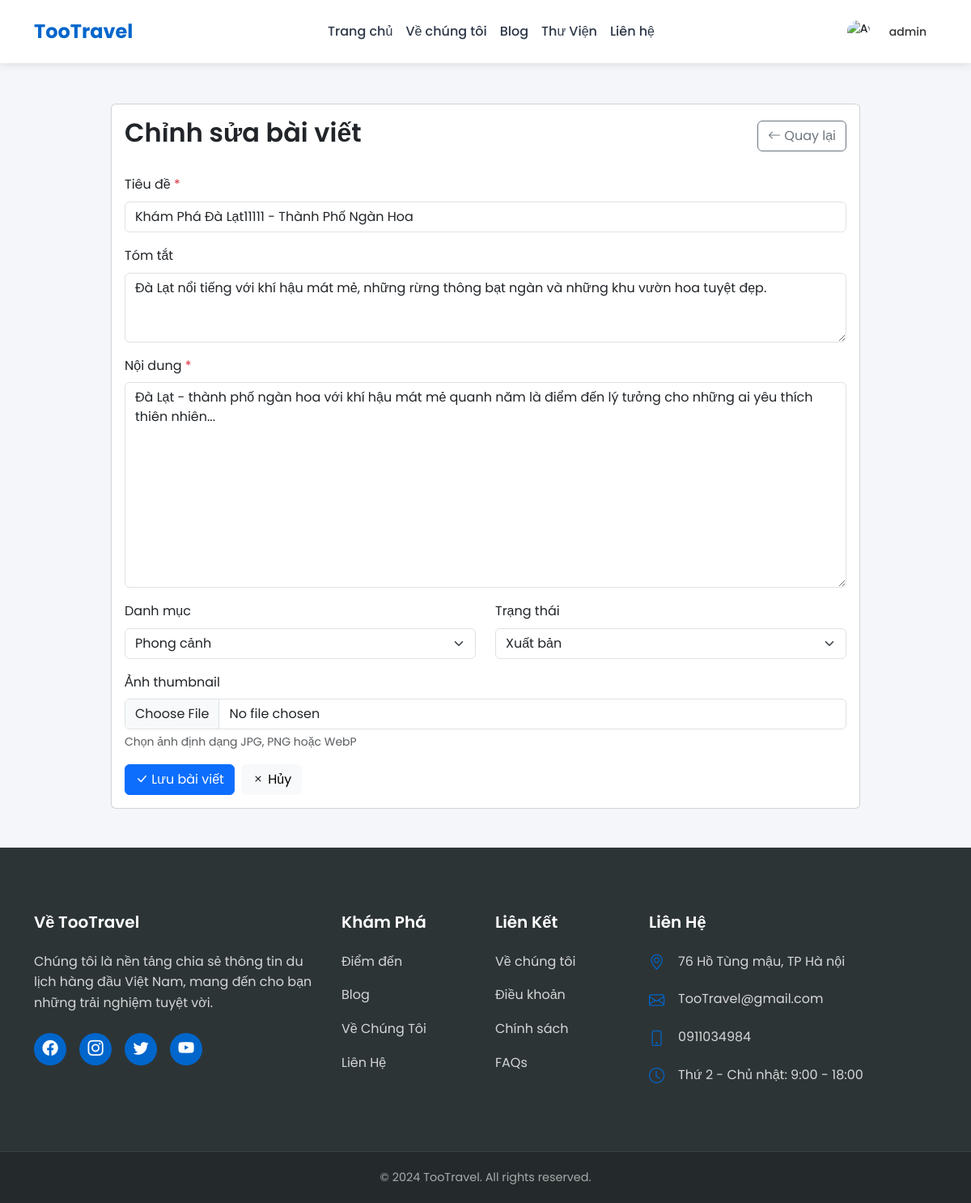
The app's page /post-editor.php?id=1 (signed in) with its own data.
### tables this page shows
CREATE TABLE posts (
        id INT PRIMARY KEY AUTO_INCREMENT,
        title VARCHAR(255) NOT NULL,
        excerpt TEXT,
        content TEXT NOT NULL,
        category_id INT NOT NULL,
        image VARCHAR(255) NOT NULL,
        author_id INT,
        views INT DEFAULT 0,
        published_at TIMESTAMP DEFAULT CURRENT_TIMESTAMP,
        status ENUM('draft', 'published', 'hidden') DEFAULT 'published',
        FOREIGN KEY (author_id) REFERENCES users(id) ON DELETE SET NULL,
        FOREIGN KEY (category_id) REFERENCES categories(id) ON DELETE CASCADE
    );

CREATE TABLE categories (
        id INT PRIMARY KEY AUTO_INCREMENT,
        name VARCHAR(100) NOT NULL,
        slug VARCHAR(100) UNIQUE NOT NULL
    );

### config/database.php (called while the page is built, shortened)
<?php
class Database {
    private $host = DB_HOST;
    private $user = DB_USER;
    private $pass = DB_PASS;
    private $dbname = DB_NAME;
    private $conn;
    private $stmt;
    private $result;
    private $bindParams = [];
    private $bindTypes = '';
    public function __construct() {
        try {
            $this->conn = new mysqli($this->host, $this->user, $this->pass, $this->dbname);
            $this->conn->set_charset("utf8mb4");
        } catch (Exception $e) {
            error_log($e->getMessage());
            throw $e;
        }
    }
    public function query($query) {
        $this->bindParams = [];
        $this->bindTypes = '';
        $query = preg_replace('/:([a-zA-Z0-9_]+)/', '?', $query);
        $this->stmt = $this->conn->prepare($query);
        return true;
    }
    public function bind($param, $value, $type = null) {
        if (is_null($type)) {
            if (is_int($value)) {
                $type = 'i';
            } elseif (is_double($value) || is_float($value)) {
                $type = 'd';
            } elseif (is_string($value)) {
                $type = 's';
            } else {
                $type = 'b';
            }
        }
        $this->bindParams[] = $value;
        $this->bindTypes .= $type;
        return true;
    }
    public function execute() {
        if (!empty($this->bindParams)) {
            $params = [$this->bindTypes];
            for ($i = 0; $i < count($this->bindParams); $i++) {
                $params[] = &$this->bindParams[$i];
            }
            call_user_func_array([$this->stmt, 'bind_param'], $params);
        }
        $success = $this->stmt->execute();
        if ($success) {
            $this->result = $this->stmt->get_result();
        } else {
            $this->error = $this->stmt->error;
        }
        return $success;
    }
    public function getAll() {
        $this->execute();
        $results = [];
        while ($row = $this->result->fetch_assoc()) {
            $results[] = $row;
        }
        return $results;
    }
    public function getOne() {
        $this->execute();
        return $this->result->fetch_assoc();
    }
}

### post-editor.php (the view, shortened to what this page needs)
<?php
require_once 'config/database.php';
$db = new Database();
$db->query("SELECT * FROM categories ORDER BY name");
$categories = $db->getAll();
$postId = isset($_GET['id']) ? (int)$_GET['id'] : 0;
$post = null;
if ($postId > 0) {
    $db->query("SELECT * FROM posts WHERE id = ? AND author_id = ?");
    $db->bind(1, $postId);
    $db->bind(2, $_SESSION['user_id']);
    $post = $db->getOne();
}
require_once 'header.php';
?>
<div class="container main-container py-5">
    <div class="row justify-content-center">
        <div class="col-lg-10">
            <div class="card">
                <div class="card-body">
                    <div class="d-flex justify-content-between align-items-center mb-4">
                        <h2 class="card-title">
                            <?= $postId ? 'Chỉnh sửa bài viết' : 'Tạo bài viết mới' ?>
                        </h2>
                        <a href="myposts.php" class="btn btn-outline-secondary">
                            <i class="bi bi-arrow-left"></i> Quay lại
                        </a>
                    </div>
                    <form method="POST" enctype="multipart/form-data">
                        <div class="mb-3">
                            <label class="form-label">Tiêu đề <span class="text-danger">*</span></label>
                            <input type="text" class="form-control" name="title"
                                   value="<?= $post ? htmlspecialchars($post['title']) : '' ?>" required>
                        </div>
                        <div class="mb-3">
                            <label class="form-label">Tóm tắt</label>
                            <textarea class="form-control" name="excerpt" rows="3"
                                    placeholder="Tóm tắt ngắn gọn về nội dung bài viết..."
                            ><?= $post ? htmlspecialchars($post['excerpt']) : '' ?></textarea>
                        </div>
                        <div class="mb-3">
                            <label class="form-label">Nội dung <span class="text-danger">*</span></label>
                            <textarea class="form-control" name="content" id="editor" rows="10"
                            ><?= $post ? htmlspecialchars($post['content']) : '' ?></textarea>
                        </div>
                        <div class="row">
                            <div class="col-md-6">
                                <div class="mb-3">
                                    <label class="form-label">Danh mục</label>
                                    <select class="form-select" name="category_id">
                                        <?php foreach ($categories as $category): ?>
                                            <option value="<?= $category['id'] ?>"
                                                <?= ($post && $post['category_id'] == $category['id']) ? 'selected' : '' ?>>
                                                <?= htmlspecialchars($category['name']) ?>
                                            </option>
                                        <?php endforeach; ?>
                                    </select>
                                </div>
                            </div>
                            <div class="col-md-6">
                                <div class="mb-3">
                                    <label class="form-label">Trạng thái</label>
                                    <select class="form-select" name="status">
                                        <option value="published" <?= ($post && $post['status'] == 'published') ? 'selected' : '' ?>>
                                            Xuất bản
                                        </option>
                                    </select>
                                </div>
                            </div>
                        </div>
                        <div class="mb-3">
                            <label class="form-label">Ảnh thumbnail</label>
                            <input type="file" class="form-control" name="thumbnail" accept="image/*">
                            <div class="form-text">Chọn ảnh định dạng JPG, PNG hoặc WebP</div>
                        </div>
                        <div class="d-flex gap-2">
                            <button type="submit" class="btn btn-primary">
                                <i class="bi bi-check-lg"></i> Lưu bài viết
                            </button>
                            <a href="myposts.php" class="btn btn-light">
                                <i class="bi bi-x"></i> Hủy
                            </a>
                        </div>
                    </form>
                </div>
            </div>
        </div>
    </div>
</div>
<footer class="footer">
    <div class="container">
        <div class="row">
            <div class="col-lg-4 mb-4 mb-lg-0">
                <h4>Về TooTravel</h4>
                <p>Chúng tôi là nền tảng chia sẻ thông tin du lịch hàng đầu Việt Nam, mang đến cho bạn những trải nghiệm tuyệt vời.</p>
                <div class="social-links">
                    <a href="#" class="facebook"><i class="bi bi-facebook"></i></a>
                    <a href="#" class="instagram"><i class="bi bi-instagram"></i></a>
                    <a href="#" class="twitter"><i class="bi bi-twitter"></i></a>
                    <a href="#" class="youtube"><i class="bi bi-youtube"></i></a>
                </div>
            </div>
            <div class="col-lg-2 col-md-4 mb-4 mb-lg-0">
                <h4>Khám Phá</h4>
                <ul class="footer-links">
                    <li><a href="gallery.php">Điểm đến</a></li>
                    <li><a href="blog.php">Blog</a></li>
                    <li><a href="about.php">Về Chúng Tôi</a></li>
                    <li><a href="contact.php">Liên Hệ</a></li>
                </ul>
            </div>
            <div class="col-lg-2 col-md-4 mb-4 mb-lg-0">
                <h4>Liên Kết</h4>
                <ul class="footer-links">
                    <li><a href="about.php">Về chúng tôi</a></li>
                    <li><a href="about.php">Điều khoản</a></li>
                    <li><a href="about.php">Chính sách</a></li>
                    <li><a href="about.php">FAQs</a></li>
                </ul>
            </div>
            <div class="col-lg-4 col-md-4">
                <h4>Liên Hệ</h4>
                <ul class="footer-contact">
                    <li>
                        <i class="bi bi-geo-alt"></i>
                        <span>76 Hồ Tùng mậu, TP Hà nội</span>
                    </li>
                    <li>
                        <i class="bi bi-envelope"></i>
                        <span>TooTravel@gmail.com</span>
                    </li>
                    <li>
                        <i class="bi bi-phone"></i>
                        <span>0911034984</span>
                    </li>
                    <li>
                        <i class="bi bi-clock"></i>
                        <span>Thứ 2 - Chủ nhật: 9:00 - 18:00</span>
                    </li>
                </ul>
            </div>
        </div>
    </div>
    <div class="footer-bottom">
        <div class="container">
            <p>&copy; 2024 TooTravel. All rights reserved.</p>
        </div>
    </div>
</footer>
</body>
</html>

### records on screen
posts: title "Khám Phá Đà Lạt11111 - Thành Phố Ngàn Hoa", excerpt "Đà Lạt nổi tiếng với khí hậu mát mẻ, những rừng thông bạt ngàn và những khu vườn hoa tuyệt đẹp.", content "Đà Lạt - thành phố ngàn hoa với khí hậu mát mẻ quanh năm là điểm đến lý tưởng cho những ai yêu thích thiên nhiên...", category_id "Phong cảnh", status "Xuất bản"

### other values on screen
$_SESSION['username'] "admin"
